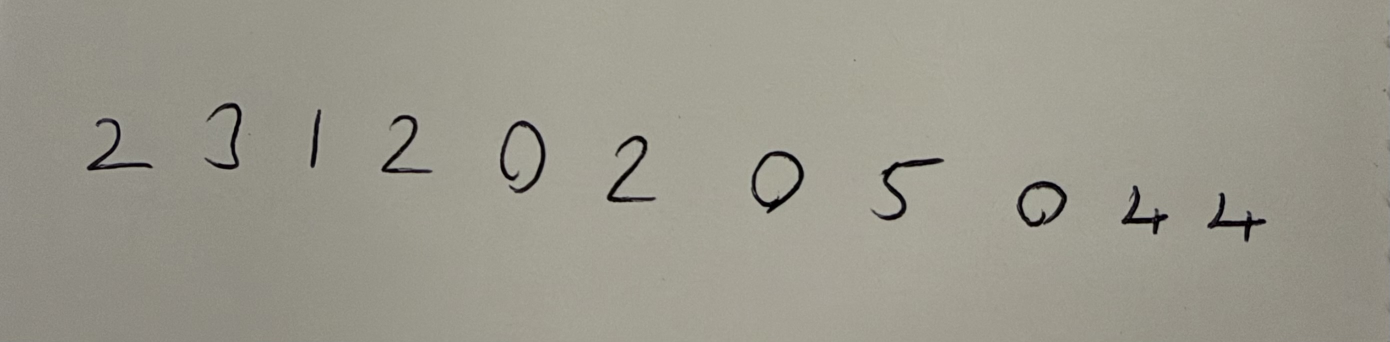
#> input picture handwriting/raw/ogrenci_no.jpg, 2779 x 684 px (shown at 1/2 size)
$ python -i preprocess.py   (imports and definitions only)
#> lines starting #> are read from the running program, lines starting #| are printed output that depends on the picture; after the words box and inside, x2 and y2 are one past the last pixel; in counts of white or black regions, pixels touching at a corner belong together
"""Kendi el yazısı görüntülerini MNIST formatına dönüştürme.

MNIST'in hazırlanış biçimi taklit edilir:
  1. Gri tonlamaya çevir.
  2. Arka plan açıksa (beyaz kağıt) renkleri ters çevir -> siyah arka plan, beyaz rakam.
  3. Otsu eşiği ile kağıt dokusu / gölge gürültüsünü temizle.
  4. (Çok rakamlı görüntüde) sütun izdüşümü ile rakamları ayır.
  5. Her rakamı sınırlayıcı kutuya göre kırp, kalem çizgisini MNIST kalınlığına yaklaştır.
  6. En-boy oranını koruyarak uzun kenarı 20 piksele ölçekle.
  7. 28x28 siyah tuvale yerleştir ve kütle merkezini (14, 14)'e kaydır.
  8. [0, 1] aralığına getir ve eğitimdeki mean/std ile normalize et.
"""
import numpy as np
from PIL import Image, ImageFilter, ImageOps


def load_grayscale(path):
    img = Image.open(path)
    img = ImageOps.exif_transpose(img)  # telefon fotoğraflarının yönünü düzelt
    if img.mode in ("RGBA", "LA"):
        bg = Image.new("RGBA", img.size, (255, 255, 255, 255))
        img = Image.alpha_composite(bg, img.convert("RGBA"))
    return np.asarray(img.convert("L"), dtype=np.float32)


def otsu_threshold(arr):
    hist, _ = np.histogram(arr, bins=256, range=(0, 256))
    total = arr.size
    sum_all = np.dot(np.arange(256), hist)
    w_b = sum_b = 0.0
    best, thr = -1.0, 0
    for t in range(256):
        w_b += hist[t]
        if w_b == 0:
            continue
        w_f = total - w_b
        if w_f == 0:
            break
        sum_b += t * hist[t]
        m_b, m_f = sum_b / w_b, (sum_all - sum_b) / w_f
        between = w_b * w_f * (m_b - m_f) ** 2
        if between > best:
            best, thr = between, t
    return thr


def to_ink_image(gray):
    """Siyah arka plan / beyaz mürekkep görüntüsü ve mürekkep maskesi döndürür."""
    border = np.concatenate([gray[0], gray[-1], gray[:, 0], gray[:, -1]])
    if np.median(border) > 127:  # açık arka plan -> MNIST gibi ters çevir
        gray = 255.0 - gray

    # Hafif bulanıklaştırma ile kamera gürültüsünü azalt
    gray = np.asarray(Image.fromarray(gray.astype(np.uint8)).filter(ImageFilter.GaussianBlur(1)),
                      dtype=np.float32)
    thr = otsu_threshold(gray)
    mask = gray > thr
    ink = np.where(mask, gray, 0.0)
    if ink.max() > thr:  # kontrastı germe: mürekkep [0, 255] aralığına
        ink = np.where(mask, (ink - thr) / (ink.max() - thr) * 255.0, 0.0)
    return ink, mask


def _runs(profile, min_gap):
    """profile > 0 olan ardışık bölgeleri bulur; min_gap'ten küçük boşlukları birleştirir."""
    idx = np.flatnonzero(profile > 0)
    if idx.size == 0:
        return []
    runs, start, prev = [], idx[0], idx[0]
    for i in idx[1:]:
        if i - prev > min_gap:
            runs.append((start, prev + 1))
            start = i
        prev = i
    runs.append((start, prev + 1))
    return runs


def segment_digits(ink, mask, min_rel_ink=0.05):
    """Yan yana yazılmış rakamları soldan sağa ayırır."""
    h, w = mask.shape
    col_profile = mask.sum(axis=0)
    # Gürültü sütunlarını yok say
    col_profile = np.where(col_profile > max(1, 0.01 * h), col_profile, 0)
    runs = _runs(col_profile, min_gap=max(1, w // 200))
    if not runs:
        return []

    crops = []
    largest = max(mask[:, x0:x1].sum() for x0, x1 in runs)
    for x0, x1 in runs:
        sub = mask[:, x0:x1]
        if sub.sum() < min_rel_ink * largest:
            continue  # küçük leke / nokta
        rows = np.flatnonzero(sub.sum(axis=1) > 0)
        y0, y1 = rows[0], rows[-1] + 1
        crops.append((ink[y0:y1, x0:x1], mask[y0:y1, x0:x1]))
    return crops


def _stroke_width(mask):
    """Çizgi kalınlığı tahmini: alan / (çevre / 2)."""
    area = mask.sum()
    if area == 0:
        return 0.0
    padded = np.pad(mask, 1)
    interior = (padded[1:-1, 1:-1] & padded[:-2, 1:-1] & padded[2:, 1:-1]
                & padded[1:-1, :-2] & padded[1:-1, 2:])
    perimeter = max(1, (mask & ~interior).sum())
    return 2.0 * area / perimeter


def crop_to_mnist(ink, mask, thicken=True):
    """Tek bir rakam kırpıntısını 28x28 MNIST görüntüsüne çevirir. Çıktı [0, 1] aralığında."""
    rows, cols = np.flatnonzero(mask.any(1)), np.flatnonzero(mask.any(0))
    ink = ink[rows[0]:rows[-1] + 1, cols[0]:cols[-1] + 1]
    mask = mask[rows[0]:rows[-1] + 1, cols[0]:cols[-1] + 1]

    # Kare tuvale kenar boşluğu ile yerleştir (dilate işlemi kenara taşmasın)
    long_side = max(ink.shape)
    pad = long_side // 4
    side = long_side + 2 * pad
    canvas = np.zeros((side, side), dtype=np.float32)
    y = (side - ink.shape[0]) // 2
    x = (side - ink.shape[1]) // 2
    canvas[y:y + ink.shape[0], x:x + ink.shape[1]] = ink
    img = Image.fromarray(canvas.astype(np.uint8))

    if thicken:
        # MNIST'te 20 piksellik kutuda çizgi kalınlığı ~2-3 piksel (uzun kenarın ~1/8'i)
        target = long_side * 2.5 / 20.0
        k = int(round(target - _stroke_width(mask))) + 1
        k = min(k, max(3, long_side // 6))
        if k >= 3:
            k += (k + 1) % 2  # MaxFilter tek sayı ister
            img = img.filter(ImageFilter.MaxFilter(k))

    # Mürekkep kutusunu tekrar bul ve uzun kenarı 20 piksele ölçekle
    arr = np.asarray(img)
    rows, cols = np.flatnonzero(arr.max(1) > 0), np.flatnonzero(arr.max(0) > 0)
    arr = arr[rows[0]:rows[-1] + 1, cols[0]:cols[-1] + 1]
    hh, ww = arr.shape
    scale = 20.0 / max(hh, ww)
    nh, nw = max(1, round(hh * scale)), max(1, round(ww * scale))
    small = np.asarray(Image.fromarray(arr).resize((nw, nh), Image.LANCZOS), dtype=np.float32)
    small = np.clip(small, 0, 255)

    out = np.zeros((28, 28), dtype=np.float32)
    y0, x0 = (28 - nh) // 2, (28 - nw) // 2
    out[y0:y0 + nh, x0:x0 + nw] = small

    # Kütle merkezini görüntü merkezine kaydır (MNIST'in yaptığı gibi)
    total = out.sum()
    if total > 0:
        ys, xs = np.mgrid[0:28, 0:28]
        cy, cx = (ys * out).sum() / total, (xs * out).sum() / total
        dy, dx = int(round(13.5 - cy)), int(round(13.5 - cx))
        out = np.roll(np.roll(out, dy, axis=0), dx, axis=1)

    out /= max(out.max(), 1e-6)  # [0, 1]
    return out


def image_to_digits(path, single=False, thicken=True):
    """Görüntü dosyasından 28x28 rakam dizisi (soldan sağa) üretir."""
    gray = load_grayscale(path)
#> in load_grayscale, img is the input picture: PIL image 2779x684 RGB; mean R, G, B 155.1, 152.6, 140.8
    ink, mask = to_ink_image(gray)
#> in to_ink_image, `border = np.concatenate([gray[0], gray[-1], gray[:, 0], gray[:, -1]])`: border = 6926 values, max 170 at index 1797, min 106 at index 6335, mean 150.5
#> in to_ink_image, `gray = 255.0 - gray`:
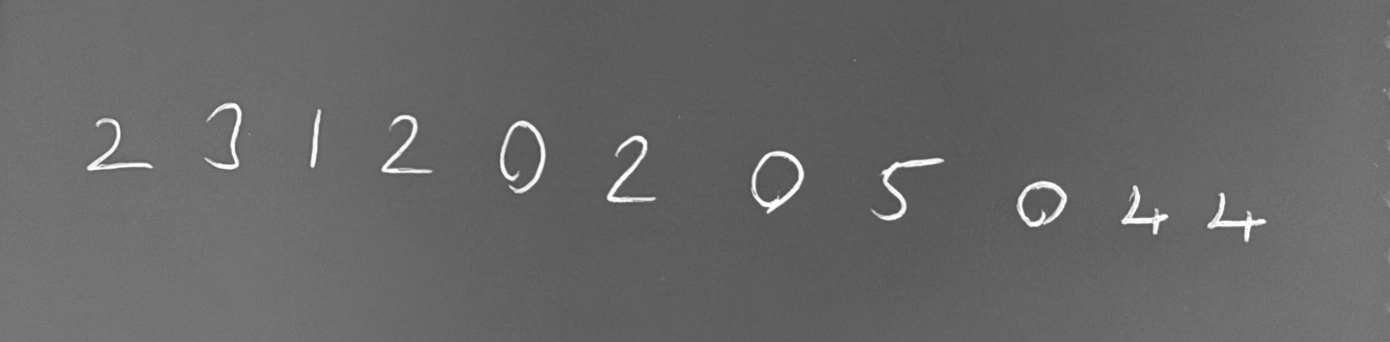
#> gray: shape (684, 2779) float32 (shown at 1/2 size); min 76, max 255, mean 103.1
#> in otsu_threshold, `hist, _ = np.histogram(arr, bins=256, range=(0, 256))`: hist = 256 values, max 124739 at index 93, min 0 at index 0, mean 7425.1
#> in otsu_threshold, `sum_all = np.dot(np.arange(256), hist)`: sum_all = 195759034
#> the loop in otsu_threshold, `for t in range(256):` made 256 passes
#> (w_b, w_f, sum_b, m_b, m_f, best) on passes 79 to 90: (2, 1900834, 156, 78, 103, 2.37e+09), (14, 1900822, 1104, 78.86, 103, 1.55e+10), (49, 1900787, 3904, 79.67, 103, 5.06e+10), (146, 1900690, 11761, 80.55, 103, 1.4e+11), (348, 1900488, 28325, 81.39, 103, 3.08e+11), (747, 1900089, 61442, 82.25, 103, 6.11e+11), (1398, 1899438, 116126, 83.07, 103, 1.06e+12), (2846, 1897990, 239206, 84.05, 103, 1.94e+12), (6413, 1894423, 545968, 85.13, 103, 3.9e+12), (15245, 1885591, 1314352, 86.22, 103.1, 8.22e+12), (35419, 1865417, 3089664, 87.23, 103.3, 1.7e+13), (75967, 1824869, 6698436, 88.18, 103.6, 3.3e+13)
#> w_b on passes 1 to 6: 0, 0, 0, 0, 0, 0
#> after the loop in otsu_threshold, `for t in range(256):`: best = 7.37e+14; sum_b = 195738124; thr = 161; w_b = 1900836
#> in to_ink_image, `thr = otsu_threshold(gray)`: thr = 161
#> in to_ink_image, `mask = gray > thr`:
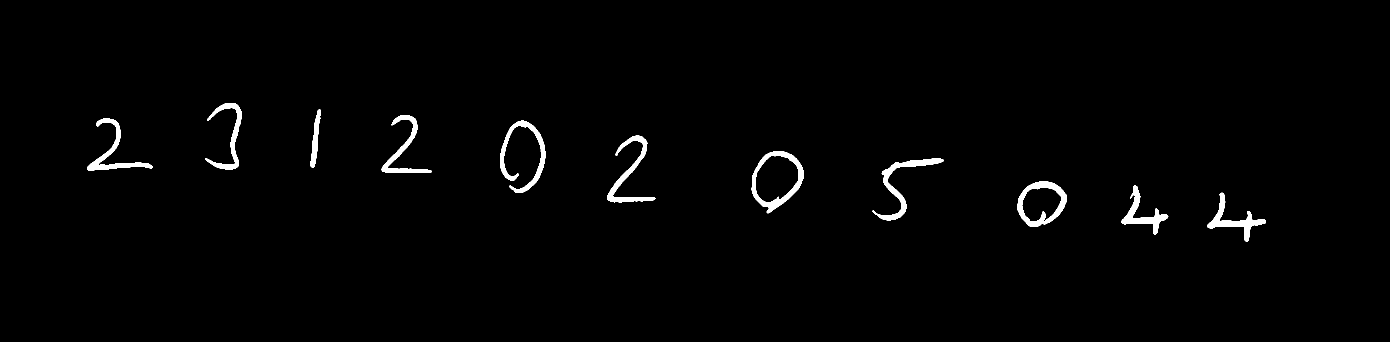
#> mask: shape (684, 2779) bool (shown at 1/2 size); 1.4% white; 11 white regions, largest, box (x1, y1, x2, y2) and area: (1503, 302, 1608, 427) 3067, (1000, 241, 1091, 386) 2967, (2034, 362, 2134, 454) 2891
    if single:
        crops = [(ink, mask)]
    else:
        crops = segment_digits(ink, mask)
#> in segment_digits, `col_profile = mask.sum(axis=0)`: col_profile = 2779 values, max 93 at index 469, min 0 at index 0, mean 9.74
#> in segment_digits, `col_profile = np.where(col_profile > max(1, 0.01 * h), col_profile, 0)`: col_profile = 2779 values, max 93 at index 469, min 0 at index 0, mean 9.65
#> in _runs, `idx = np.flatnonzero(profile > 0)`: idx = 1023 values from 175 to 2530
#> in _runs, `runs, start, prev = [], idx[0], idx[0]`: runs = []; start = 175
#> the loop in _runs, `for i in idx[1:]:` made 1022 passes
#> start on passes 127, 196, 217, 309, 400, 489, 593, 717, 817, 908: 414, 621, 764, 1000, 1215, 1504, 1759, 2034, 2244, 2416
#> after the loop in _runs, `for i in idx[1:]:`: runs = [(175, 302), (414, 483), (621, 642), (764, 856), (1000, 1091), (1215, 1304), (1504, 1608), (1759, 1883), (2034, 2134), (2244, 2335)]
#> in segment_digits, `runs = _runs(col_profile, min_gap=max(1, w // 200))`: runs = [(175, 302), (414, 483), (621, 642), (764, 856), (1000, 1091), (1215, 1304), (1504, 1608), (1759, 1883), (2034, 2134), (2244, 2335), (2416, 2531)]
#> in segment_digits, `largest = max(mask[:, x0:x1].sum() for x0, x1 in runs)`: largest = 3061
#> the loop in segment_digits, `for x0, x1 in runs:` made 11 passes
#> (x0, x1, y0, y1) on passes 1 to 11: (175, 302, 237, 341), (414, 483, 206, 339), (621, 642, 219, 336), (764, 856, 230, 346), (1000, 1091, 241, 386), (1215, 1304, 271, 405), (1504, 1608, 302, 427), (1759, 1883, 316, 441), (2034, 2134, 362, 454), (2244, 2335, 371, 469), (2416, 2531, 385, 484)
#> pass 1, in segment_digits, `sub = mask[:, x0:x1]`:
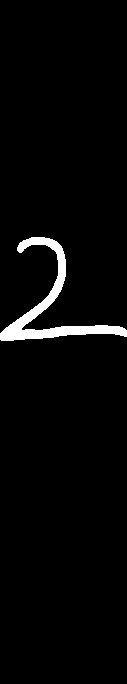
#> sub: shape (684, 127) bool; 2.8% white; 1 white region, box (x1, y1, x2, y2) and area: (0, 237, 127, 341) 2447
#> after the loop in segment_digits, `for x0, x1 in runs:`: crops = 11 items
#> crops = 11 items
    return [crop_to_mnist(i, m, thicken=thicken) for i, m in crops if m.any()]
#> in crop_to_mnist, `rows, cols = np.flatnonzero(arr.max(1) > 0), np.flatnonzero(arr.max(0)..`: rows = 110 values from 39 to 148; cols = 133 values from 28 to 160
#> in crop_to_mnist, `total = out.sum()`: total = 20385
#> in crop_to_mnist, `cy, cx = (ys * out).sum() / total, (xs * out).sum() / total`: cy = 15.56; cx = 11.93
#> in crop_to_mnist, `dy, dx = int(round(13.5 - cy)), int(round(13.5 - cx))`: dy = -2; dx = 2
#> in crop_to_mnist (call 2), `mask = mask[rows[0]:rows[-1] + 1, cols[0]:cols[-1] + 1]`: mask: shape (133, 69) bool; 23.8% white; 1 white region, box (x1, y1, x2, y2) and area: (0, 0, 69, 133) 2182
#> in _stroke_width (call 2), `area = mask.sum()`: area = 2182
#> in _stroke_width (call 2), `padded = np.pad(mask, 1)`: padded: shape (135, 71) bool; 22.8% white; 1 white region, box (x1, y1, x2, y2) and area: (1, 1, 70, 134) 2182
#> in _stroke_width (call 2), `interior = (padded[1:-1, 1:-1] & padded[:-2, 1:-1] & padded[2:, 1:-1] ..`:
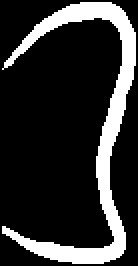
#> interior: shape (133, 69) bool (shown 2 times larger); 18.6% white; 1 white region, box (x1, y1, x2, y2) and area: (1, 1, 68, 132) 1706
#> in _stroke_width (call 2), `perimeter = max(1, (mask & ~interior).sum())`: perimeter = 476
#> in crop_to_mnist (call 2), `out /= max(out.max(), 1e-6)`: out: shape (28, 28) float32; min 0, max 1, mean 0.0975
#> in crop_to_mnist (call 3), `mask = mask[rows[0]:rows[-1] + 1, cols[0]:cols[-1] + 1]`: mask: shape (117, 21) bool; 43.6% white; 1 white region, box (x1, y1, x2, y2) and area: (0, 0, 21, 117) 1072
#> in _stroke_width (call 3), `padded = np.pad(mask, 1)`: padded: shape (119, 23) bool; 39.2% white; 1 white region, box (x1, y1, x2, y2) and area: (1, 1, 22, 118) 1072
#> in _stroke_width (call 3), `interior = (padded[1:-1, 1:-1] & padded[:-2, 1:-1] & padded[2:, 1:-1] ..`: interior: shape (117, 21) bool; 34% white; 1 white region, box (x1, y1, x2, y2) and area: (1, 1, 20, 116) 835
#> in crop_to_mnist (call 3), `small = np.asarray(Image.fromarray(arr).resize((nw, nh), Image.LANCZOS..`: small = 20 rows, first 6: [1, 0, 113, 136], [0, 4, 169, 174], [0, 27, 217, 156], [0, 75, 231, 134], [0, 125, 245, 120], [0, 162, 248, 73]
#> in crop_to_mnist (call 3), `out /= max(out.max(), 1e-6)`: out: shape (28, 28) float32; min 0, max 1, mean 0.0461
#> call 4 of crop_to_mnist, with thicken = True
#> in crop_to_mnist (call 4), `rows, cols = np.flatnonzero(mask.any(1)), np.flatnonzero(mask.any(0))`: rows = 116 values from 0 to 115; cols = 92 values from 0 to 91
#> in crop_to_mnist (call 4), `mask = mask[rows[0]:rows[-1] + 1, cols[0]:cols[-1] + 1]`: mask: shape (116, 92) bool; 21.1% white; 1 white region, box (x1, y1, x2, y2) and area: (0, 0, 92, 116) 2252
#> in _stroke_width (call 4), `area = mask.sum()`: area = 2252
#> in _stroke_width (call 4), `padded = np.pad(mask, 1)`: padded: shape (118, 94) bool; 20.3% white; 1 white region, box (x1, y1, x2, y2) and area: (1, 1, 93, 117) 2252
#> in _stroke_width (call 4), `interior = (padded[1:-1, 1:-1] & padded[:-2, 1:-1] & padded[2:, 1:-1] ..`:
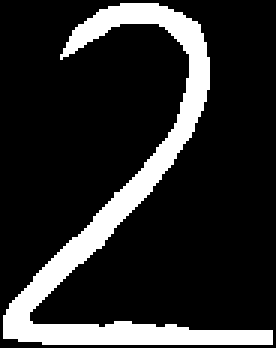
#> interior: shape (116, 92) bool (shown 3 times larger); 16.7% white; 1 white region, box (x1, y1, x2, y2) and area: (1, 1, 91, 115) 1780
#> in _stroke_width (call 4), `perimeter = max(1, (mask & ~interior).sum())`: perimeter = 472
#> in crop_to_mnist (call 4), `k = int(round(target - _stroke_width(mask))) + 1`: k = 6
#> in crop_to_mnist (call 4), `k += (k + 1) % 2`: k = 7
#> in crop_to_mnist (call 4), `img = img.filter(ImageFilter.MaxFilter(k))`:
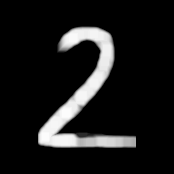
#> img: PIL image 174x174 L; min 0, max 252, mean 26.4
#> in crop_to_mnist (call 4), `rows, cols = np.flatnonzero(arr.max(1) > 0), np.flatnonzero(arr.max(0)..`: rows = 122 values from 26 to 147; cols = 98 values from 38 to 135
#> in crop_to_mnist (call 4), `total = out.sum()`: total = 22097
#> in crop_to_mnist (call 4), `cy, cx = (ys * out).sum() / total, (xs * out).sum() / total`: cy = 14.89; cx = 12.86
#> in crop_to_mnist (call 4), `dy, dx = int(round(13.5 - cy)), int(round(13.5 - cx))`: dy = -1; dx = 1
#> in crop_to_mnist (call 5), `rows, cols = np.flatnonzero(mask.any(1)), np.flatnonzero(mask.any(0))`: rows = 145 values from 0 to 144; cols = 91 values from 0 to 90
#> in crop_to_mnist (call 5), `ink = ink[rows[0]:rows[-1] + 1, cols[0]:cols[-1] + 1]`:
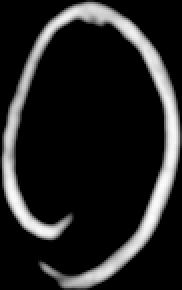
#> ink: shape (145, 91) float32 (shown 2 times larger); min 0, max 252.3, mean 35.6
#> in crop_to_mnist (call 5), `k = int(round(target - _stroke_width(mask))) + 1`: k = 10
#> in crop_to_mnist (call 5), `k += (k + 1) % 2`: k = 11
#> in crop_to_mnist (call 5), `rows, cols = np.flatnonzero(arr.max(1) > 0), np.flatnonzero(arr.max(0)..`: rows = 155 values from 31 to 185; cols = 101 values from 58 to 158
#> in crop_to_mnist (call 5), `total = out.sum()`: total = 25578
#> in crop_to_mnist (call 5), `cy, cx = (ys * out).sum() / total, (xs * out).sum() / total`: cy = 13.52; cx = 13.14
#> in crop_to_mnist (call 5), `dy, dx = int(round(13.5 - cy)), int(round(13.5 - cx))`: dy = 0


def normalize(digits, mean, std):
    return [(d - mean) / std for d in digits]

>>> result = image_to_digits('../handwriting/raw/ogrenci_no.jpg')
